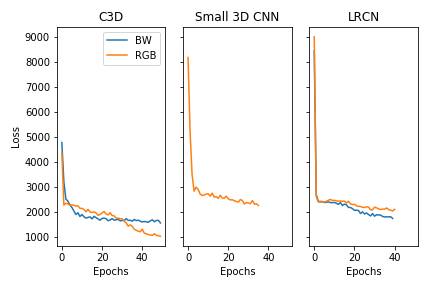
#> input picture losses.png, 432 x 288 px
$ python resize_data.py .. out 100 100   (older library calls are emulated)
#> lines starting #> are read from the running program, lines starting #| are printed output that depends on the picture
"""
Resize a directory of images
"""
import sys
import os
from PIL import Image
import glob

if __name__ == "__main__":
    try:
        input_dir = sys.argv[1]
        output_dir = sys.argv[2]
        height = int(sys.argv[3])
        width  = int(sys.argv[4])

        assert os.path.isdir(input_dir), "%s not found" % input_dir

        if not (os.path.isdir(output_dir)):
            print("[!] creating %s" % output_dir)
            os.makedirs(output_dir)

        files = glob.glob(input_dir.strip("/") + "/*")
        for f in files:
            im = Image.open(f)
#> im is the input picture: PIL image 432x288 RGBA; mean R, G, B, A 247.5, 246.7, 246, 255
            new_f  = output_dir + "/" + f.split("/")[-1]

            im2 = im.resize((width,height),Image.ANTIALIAS)
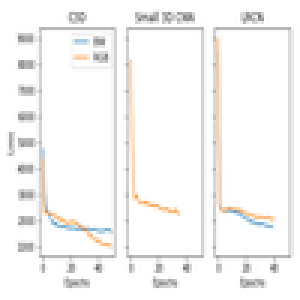
#> im2: PIL image 100x100 RGBA (shown 3 times larger); mean R, G, B, A 246.8, 246, 245.2, 255
#> (the run stopped early here; a loop or call above may not have finished)
